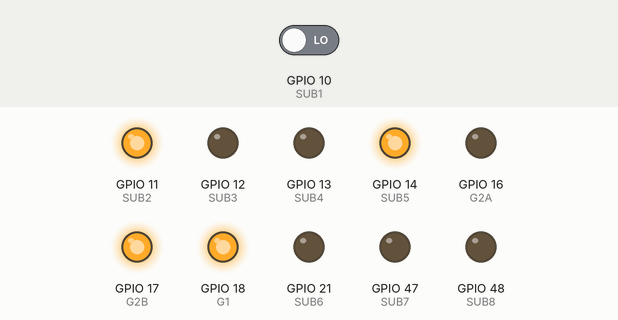
Simulated run of this program. Board: ESP32-S3. Shown: output pins drawn as LEDs (lit = HIGH). Wiring (inferred from the names in the program): line decoder: data GPIO 6, GPIO 7, GPIO 15. Inputs (shaded band) come from the test bench; at power-on: GPIO 10 (SUB1) LOW. What the program prints to the serial monitor is not drawn.

Above: at 4.3 s.
4.4 s: GPIO 10 (SUB1) driven HIGH
At 6.3 s:
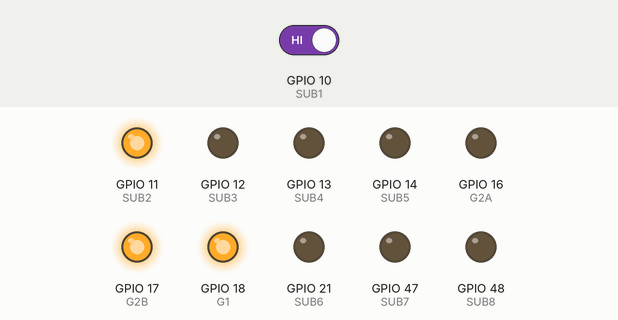
6.6 s: GPIO 10 (SUB1) driven LOW
At 8.6 s:
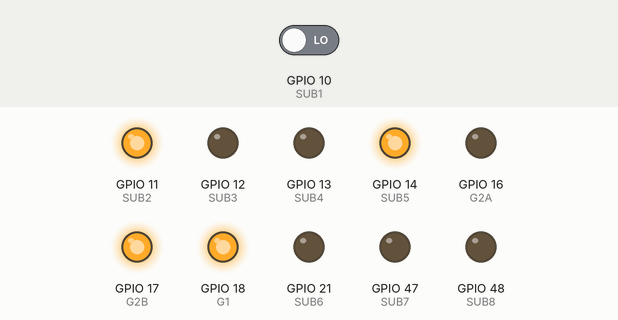
Timing chart, 0 to 10.1 s (numbered marks = the images above; inputs shaded):
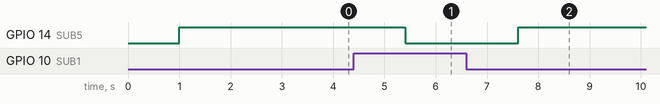

Measured:
- after the input at 4.4 s, GPIO 14 (SUB5): HIGH → LOW after 1.0 s
- after the input at 6.6 s, GPIO 14 (SUB5): LOW → HIGH after 1.0 s

The program:

main.cpp
```cpp
#include <Arduino.h>
#include <Adafruit_Sensor.h>
#include <DHT.h>
#include <DHT_U.h>
#include <cstdint>
#include <driver/uart.h>
#include <string.h>
// #include <time.h>
#include <SPI.h>
#include "Adafruit_MAX31855.h"


#define BAUD_RATE 115200

// #define RELAY 6
// #define BUTTON 4
#define DHTTYPE DHT22

//deinfing GPIO pins and their use
#define SO      4     /* data input from MAX31855 temperature sensors   : input  */
#define SCK     5     /* source clock for MAX31855 temp sensors         : output */
#define A       6     /* bit selector for MUX                           : output */
#define B       7     /* bit selector for MUX                           : output */
#define C       15    /* bit selector for MUX                           : output */
#define G2A     16    /* enable on MUX                                  : output */
#define G2B     17    /* enable on MUX                                  : output */
#define G1      18    /* enable on MUX                                  : output */
#define CS9     8     /* CS for 9 temp sensor not accessable by MUX     : output */

#define DHTPIN1 19    /* humidity sensor 1 data bus                     : input  */
#define DHTPIN2 20    /* humidity sensor 2 data bus                     : input  */

#define SUB1    10    /* pin to power board                             : I/O    */
#define SUB2    11    /* pin to power board                             : I/O    */
#define SUB3    12    /* pin to power board                             : I/O    */
#define SUB4    13    /* pin to power board                             : I/O    */
#define SUB5    14    /* pin to power board                             : I/O    */
#define SUB6    21    /* pin to power board                             : I/O    */
#define SUB7    47    /* pin to power board                             : I/O    */
#define SUB8    48    /* pin to power board                             : I/O    */
#define dummy   42    /* dummy pin for CS in temp sensors with MUX      : output */

DHT dht1(DHTPIN1, DHTTYPE);
DHT dht2(DHTPIN2, DHTTYPE);

Adafruit_MAX31855 temp9(SCK, CS9, SO);
Adafruit_MAX31855 MUX(SCK, G2B, SO);

double temp_c;
//  _________         _________
//  | 13  14 |        |  4   5 |
//  | 12  21 |        |  3   6 |
//  | 11  47 |  --->  |  2   7 |
//  | 10  48 |        |  1   8 |
//  | 5V  5V |        | 5V  5V |
//  |________|        |________|
int arr[8] = {SUB1, SUB2, SUB3, SUB4, SUB5, SUB6, SUB7, SUB8};
void setup() {
  Serial.begin(BAUD_RATE);
  /* -----set pins to I/O----- */
  pinMode(SO, INPUT);      // input         data bus for temp sensors
  pinMode(SCK, OUTPUT);    // output        clock bus for temp sensors
  // pinMode(CS9, OUTPUT);    // output        chip select for temp sensor not connected by mux
  pinMode(A, OUTPUT);      // output        3:8 mux chip select for temp sensors
  pinMode(B, OUTPUT);      // output        3:8 mux chip select for temp sensors
  pinMode(C, OUTPUT);      // output        3:8 mux chip select for temp sensors
  pinMode(G1, OUTPUT);     // output        3:8 mux enables for temp sensors
  pinMode(G2B, OUTPUT);    // output        3:8 mux enables for temp sensors
  pinMode(G2A, OUTPUT);    // output        3:8 mux enables for temp sensors

  pinMode(DHTPIN1, INPUT); // input         humidity sensors
  pinMode(DHTPIN2, INPUT); // input         humidity sensors
  pinMode(SUB1, INPUT);    // input/output  pinhears on main board
  pinMode(SUB2, OUTPUT);   // input/output  pinhears on main board
  pinMode(SUB3, OUTPUT);   // input/output  pinhears on main board
  pinMode(SUB4, OUTPUT);   // input/output  pinhears on main board
  pinMode(SUB5, OUTPUT);   // input/output  pinhears on main board
  pinMode(SUB6, OUTPUT);   // input/output  pinhears on main board
  pinMode(SUB7, OUTPUT);   // input/output  pinhears on main board
  pinMode(SUB8, OUTPUT);   // input/output  pinhears on main board
  /* -----initialize out pins----- */
  digitalWrite(G1, HIGH);   // based on sn74hc138 data sheet so that no sensors has cs enabled
  digitalWrite(G2B, HIGH);   // based on sn74hc138 data sheet so that no sensors has cs enabled
  digitalWrite(G2A, LOW);   // based on sn74hc138 data sheet so that no sensors has cs enableds
  Serial.println("Flashed & Running.");
  digitalWrite(SUB2, HIGH);
  dht1.begin();
  // dht2.begin();
  temp9.begin();    // U13 sensor
  // MUX.begin();    // U12 sensor
}

void loop() {

  int read = Serial.parseInt();

  /* get humidity sensor data */
  if(digitalRead(SUB1)){digitalWrite(SUB5, LOW);}
  else{digitalWrite(SUB5, HIGH);}

  if (read == 8){
    double H = getHumData();
    Serial.write((byte) H); //j added this
  }

  /* get lone thermocouple */
  if (read == 9){
    temp_c = temp9.readCelsius();       // temp sensor U13 temp reading
    temp_c = temp9.readCelsius();       // temp sensor U13 temp reading
    temp_c = temp9.readCelsius();       // temp sensor U13 temp reading
    double inter = temp9.readInternal();
    Serial.print("temp sensor:\t temp:");
    Serial.print(temp_c);
    Serial.println(" *C");
    Serial.print("internal:\t");
    Serial.print(inter);
    Serial.println(" *C");
  }
  /* get thermocouples in MUX data */
  if (10 <= read && read <18){
    uint8_t i = read % 10;
    setMuxChannel(i);
    //delay(5);
    temp_c = MUX.readCelsius();
    temp_c = MUX.readCelsius();
    temp_c = MUX.readCelsius();
    digitalWrite(G2B, HIGH);
    printTemp(temp_c, i);
    delay(100);
  }


  /* set pins to power */
  if (30 <= read && read < 50){
    powerBoard(read);
  }

  delay(100);
}

double getHumData(){
  double H = dht1.readHumidity();        // humidity sensor J10 humidity reading
  double t = dht1.readTemperature();     // humidity sensot J10 temp reading in *C

  Serial.print("humidity:");
  Serial.print(H);
  Serial.print(" %\t temp:");
  Serial.print(t);
  Serial.println(" *C");
  return H;
}


void powerBoard(int read){
  int i, port, val;
  if (read >= 30){
    if (read < 40){
      i = read % 10;
      port = arr[i];
      val = HIGH;
    }
  }
  if (read >= 40){
    if (read < 50){
      i = read % 10;
      port = arr[i];
      val = LOW;
    }
  }
  digitalWrite(port, val);
  Serial.print("port: ");
  Serial.print(port);
  Serial.print(" is ");
  Serial.println(val);
}

/* Set MUX to select the desired channel */
void setMuxChannel(int channel) {
  digitalWrite(A, (channel & 1));
  digitalWrite(B, ((channel >> 1) & 1));
  digitalWrite(C, ((channel >> 2) & 1));
  digitalWrite(G2B, LOW);
  //delay(100);
}

/* Print temperature values from MUX thermos  */
void printTemp(double temp_c, int i){
  Serial.print("MUX ");
  Serial.print(i);
  Serial.print("\t temp: ");
  Serial.print(temp_c);
  Serial.println(" *C");
  delay(10);
}
```
